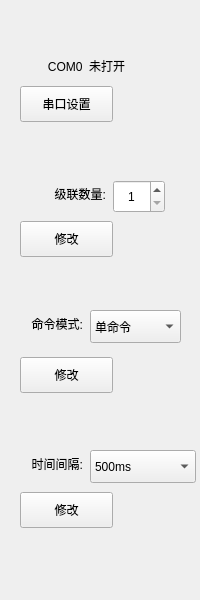
<?xml version="1.0" encoding="UTF-8"?>
<ui version="4.0">
 <class>ELoad_SettingToolWid</class>
 <widget class="QWidget" name="ELoad_SettingToolWid">
  <property name="geometry">
   <rect>
    <x>0</x>
    <y>0</y>
    <width>200</width>
    <height>600</height>
   </rect>
  </property>
  <property name="windowTitle">
   <string>Form</string>
  </property>
  <widget class="QPushButton" name="serialBtn">
   <property name="geometry">
    <rect>
     <x>20</x>
     <y>86</y>
     <width>93</width>
     <height>36</height>
    </rect>
   </property>
   <property name="minimumSize">
    <size>
     <width>0</width>
     <height>31</height>
    </size>
   </property>
   <property name="sizeIncrement">
    <size>
     <width>0</width>
     <height>31</height>
    </size>
   </property>
   <property name="text">
    <string>串口设置</string>
   </property>
  </widget>
  <widget class="QLabel" name="label_7">
   <property name="geometry">
    <rect>
     <x>-2</x>
     <y>450</y>
     <width>85</width>
     <height>27</height>
    </rect>
   </property>
   <property name="text">
    <string>时间间隔:</string>
   </property>
   <property name="alignment">
    <set>Qt::AlignRight|Qt::AlignTrailing|Qt::AlignVCenter</set>
   </property>
  </widget>
  <widget class="QComboBox" name="timeBox">
   <property name="geometry">
    <rect>
     <x>90</x>
     <y>450</y>
     <width>106</width>
     <height>33</height>
    </rect>
   </property>
   <item>
    <property name="text">
     <string>500ms</string>
    </property>
   </item>
   <item>
    <property name="text">
     <string>1000ms</string>
    </property>
   </item>
   <item>
    <property name="text">
     <string>1500ms</string>
    </property>
   </item>
  </widget>
  <widget class="QComboBox" name="cmdBox">
   <property name="geometry">
    <rect>
     <x>90</x>
     <y>310</y>
     <width>91</width>
     <height>33</height>
    </rect>
   </property>
   <item>
    <property name="text">
     <string>单命令</string>
    </property>
   </item>
   <item>
    <property name="text">
     <string>双命令</string>
    </property>
   </item>
  </widget>
  <widget class="QPushButton" name="devNumBtn">
   <property name="geometry">
    <rect>
     <x>20</x>
     <y>221</y>
     <width>93</width>
     <height>36</height>
    </rect>
   </property>
   <property name="minimumSize">
    <size>
     <width>0</width>
     <height>31</height>
    </size>
   </property>
   <property name="sizeIncrement">
    <size>
     <width>0</width>
     <height>31</height>
    </size>
   </property>
   <property name="text">
    <string>修改</string>
   </property>
  </widget>
  <widget class="QLabel" name="serialLab">
   <property name="geometry">
    <rect>
     <x>20</x>
     <y>52</y>
     <width>133</width>
     <height>27</height>
    </rect>
   </property>
   <property name="text">
    <string>COM0  未打开</string>
   </property>
   <property name="alignment">
    <set>Qt::AlignCenter</set>
   </property>
  </widget>
  <widget class="QPushButton" name="timeBtn">
   <property name="geometry">
    <rect>
     <x>20</x>
     <y>492</y>
     <width>93</width>
     <height>36</height>
    </rect>
   </property>
   <property name="minimumSize">
    <size>
     <width>0</width>
     <height>31</height>
    </size>
   </property>
   <property name="text">
    <string>修改</string>
   </property>
  </widget>
  <widget class="QPushButton" name="cmdBtn">
   <property name="geometry">
    <rect>
     <x>20</x>
     <y>357</y>
     <width>93</width>
     <height>36</height>
    </rect>
   </property>
   <property name="minimumSize">
    <size>
     <width>0</width>
     <height>31</height>
    </size>
   </property>
   <property name="text">
    <string>修改</string>
   </property>
  </widget>
  <widget class="QLabel" name="label_2">
   <property name="geometry">
    <rect>
     <x>21</x>
     <y>180</y>
     <width>85</width>
     <height>27</height>
    </rect>
   </property>
   <property name="text">
    <string>级联数量:</string>
   </property>
   <property name="alignment">
    <set>Qt::AlignRight|Qt::AlignTrailing|Qt::AlignVCenter</set>
   </property>
  </widget>
  <widget class="QLabel" name="label_8">
   <property name="geometry">
    <rect>
     <x>-2</x>
     <y>310</y>
     <width>85</width>
     <height>27</height>
    </rect>
   </property>
   <property name="text">
    <string>命令模式:</string>
   </property>
   <property name="alignment">
    <set>Qt::AlignRight|Qt::AlignTrailing|Qt::AlignVCenter</set>
   </property>
  </widget>
  <widget class="QSpinBox" name="spinBox">
   <property name="geometry">
    <rect>
     <x>113</x>
     <y>180</y>
     <width>52</width>
     <height>33</height>
    </rect>
   </property>
   <property name="alignment">
    <set>Qt::AlignCenter</set>
   </property>
   <property name="minimum">
    <number>1</number>
   </property>
   <property name="maximum">
    <number>33</number>
   </property>
  </widget>
 </widget>
 <resources/>
 <connections/>
</ui>
